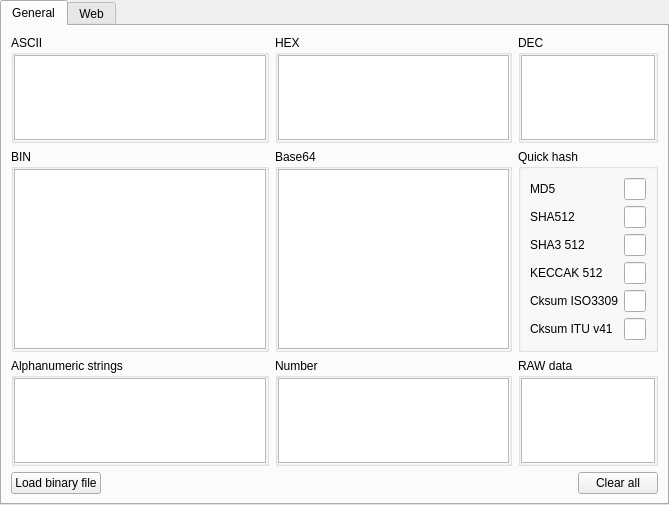
<?xml version="1.0" encoding="UTF-8"?>
<ui version="4.0">
 <class>Encoding</class>
 <widget class="QWidget" name="Encoding">
  <property name="geometry">
   <rect>
    <x>0</x>
    <y>0</y>
    <width>669</width>
    <height>505</height>
   </rect>
  </property>
  <property name="windowTitle">
   <string>Encoding</string>
  </property>
  <layout class="QGridLayout" name="gridLayout">
   <property name="leftMargin">
    <number>0</number>
   </property>
   <property name="topMargin">
    <number>0</number>
   </property>
   <property name="rightMargin">
    <number>0</number>
   </property>
   <property name="bottomMargin">
    <number>0</number>
   </property>
   <item row="0" column="0">
    <widget class="QTabWidget" name="encoding_TabName_General">
     <property name="currentIndex">
      <number>0</number>
     </property>
     <widget class="QWidget" name="encoding_TabName_General_2">
      <attribute name="title">
       <string>General</string>
      </attribute>
      <layout class="QGridLayout" name="gridLayout_35">
       <item row="0" column="0" colspan="2">
        <widget class="QGroupBox" name="groupBox_3">
         <property name="title">
          <string>ASCII</string>
         </property>
         <layout class="QGridLayout" name="gridLayout_15">
          <property name="leftMargin">
           <number>0</number>
          </property>
          <property name="topMargin">
           <number>0</number>
          </property>
          <property name="rightMargin">
           <number>0</number>
          </property>
          <property name="bottomMargin">
           <number>0</number>
          </property>
          <item row="0" column="0">
           <widget class="QTextEdit" name="textEdit_EncodeDecode_General_Ascii"/>
          </item>
         </layout>
        </widget>
       </item>
       <item row="0" column="2" colspan="2">
        <widget class="QGroupBox" name="groupBox_4">
         <property name="title">
          <string>HEX</string>
         </property>
         <layout class="QGridLayout" name="gridLayout_28">
          <property name="leftMargin">
           <number>0</number>
          </property>
          <property name="topMargin">
           <number>0</number>
          </property>
          <property name="rightMargin">
           <number>0</number>
          </property>
          <property name="bottomMargin">
           <number>0</number>
          </property>
          <item row="0" column="0">
           <widget class="QTextEdit" name="textEdit_EncodeDecode_General_HEX"/>
          </item>
         </layout>
        </widget>
       </item>
       <item row="0" column="4" colspan="2">
        <widget class="QGroupBox" name="groupBox_5">
         <property name="title">
          <string>DEC</string>
         </property>
         <layout class="QGridLayout" name="gridLayout_29">
          <property name="leftMargin">
           <number>0</number>
          </property>
          <property name="topMargin">
           <number>0</number>
          </property>
          <property name="rightMargin">
           <number>0</number>
          </property>
          <property name="bottomMargin">
           <number>0</number>
          </property>
          <item row="0" column="0">
           <widget class="QTextEdit" name="textEdit_EncodeDecode_General_DEC"/>
          </item>
         </layout>
        </widget>
       </item>
       <item row="1" column="0" colspan="2">
        <widget class="QGroupBox" name="groupBox_6">
         <property name="title">
          <string>BIN</string>
         </property>
         <layout class="QGridLayout" name="gridLayout_30">
          <property name="leftMargin">
           <number>0</number>
          </property>
          <property name="topMargin">
           <number>0</number>
          </property>
          <property name="rightMargin">
           <number>0</number>
          </property>
          <property name="bottomMargin">
           <number>0</number>
          </property>
          <item row="0" column="0">
           <widget class="QTextEdit" name="textEdit_EncodeDecode_General_BIN">
            <property name="html">
             <string>&lt;!DOCTYPE HTML PUBLIC &quot;-//W3C//DTD HTML 4.0//EN&quot; &quot;http://www.w3.org/TR/REC-html40/strict.dtd&quot;&gt;
&lt;html&gt;&lt;head&gt;&lt;meta name=&quot;qrichtext&quot; content=&quot;1&quot; /&gt;&lt;meta charset=&quot;utf-8&quot; /&gt;&lt;style type=&quot;text/css&quot;&gt;
p, li { white-space: pre-wrap; }
hr { height: 1px; border-width: 0; }
&lt;/style&gt;&lt;/head&gt;&lt;body style=&quot; font-family:'Segoe UI'; font-size:9pt; font-weight:400; font-style:normal;&quot;&gt;
&lt;p style=&quot;-qt-paragraph-type:empty; margin-top:0px; margin-bottom:0px; margin-left:0px; margin-right:0px; -qt-block-indent:0; text-indent:0px; font-family:'MS Shell Dlg 2'; font-size:8.25pt;&quot;&gt;&lt;br /&gt;&lt;/p&gt;&lt;/body&gt;&lt;/html&gt;</string>
            </property>
           </widget>
          </item>
         </layout>
        </widget>
       </item>
       <item row="1" column="2" colspan="2">
        <widget class="QGroupBox" name="groupBox_7">
         <property name="title">
          <string>Base64</string>
         </property>
         <layout class="QGridLayout" name="gridLayout_31">
          <property name="leftMargin">
           <number>0</number>
          </property>
          <property name="topMargin">
           <number>0</number>
          </property>
          <property name="rightMargin">
           <number>0</number>
          </property>
          <property name="bottomMargin">
           <number>0</number>
          </property>
          <item row="0" column="0">
           <widget class="QTextEdit" name="textEdit_EncodeDecode_General_Base64"/>
          </item>
         </layout>
        </widget>
       </item>
       <item row="1" column="4" colspan="2">
        <widget class="QGroupBox" name="groupBox">
         <property name="title">
          <string>Quick hash</string>
         </property>
         <layout class="QGridLayout" name="gridLayout_16">
          <item row="5" column="0">
           <widget class="QLabel" name="label_19">
            <property name="text">
             <string>Cksum ITU v41</string>
            </property>
           </widget>
          </item>
          <item row="5" column="1">
           <widget class="QLineEdit" name="encoding_lineEdit_CRC32">
            <property name="readOnly">
             <bool>true</bool>
            </property>
           </widget>
          </item>
          <item row="2" column="1">
           <widget class="QLineEdit" name="encoding_lineEdit_SHA3_512">
            <property name="readOnly">
             <bool>true</bool>
            </property>
           </widget>
          </item>
          <item row="0" column="1">
           <widget class="QLineEdit" name="encoding_lineEdit_MD5">
            <property name="readOnly">
             <bool>true</bool>
            </property>
           </widget>
          </item>
          <item row="2" column="0">
           <widget class="QLabel" name="label_13">
            <property name="text">
             <string>SHA3 512</string>
            </property>
           </widget>
          </item>
          <item row="3" column="1">
           <widget class="QLineEdit" name="encoding_lineEdit_KECCAK512">
            <property name="readOnly">
             <bool>true</bool>
            </property>
           </widget>
          </item>
          <item row="0" column="0">
           <widget class="QLabel" name="label_10">
            <property name="text">
             <string>MD5</string>
            </property>
           </widget>
          </item>
          <item row="1" column="0">
           <widget class="QLabel" name="label_11">
            <property name="text">
             <string>SHA512</string>
            </property>
           </widget>
          </item>
          <item row="4" column="1">
           <widget class="QLineEdit" name="encoding_lineEdit_CRC16">
            <property name="readOnly">
             <bool>true</bool>
            </property>
           </widget>
          </item>
          <item row="4" column="0">
           <widget class="QLabel" name="label_18">
            <property name="text">
             <string>Cksum ISO3309</string>
            </property>
           </widget>
          </item>
          <item row="1" column="1">
           <widget class="QLineEdit" name="encoding_lineEdit_SHA512">
            <property name="readOnly">
             <bool>true</bool>
            </property>
           </widget>
          </item>
          <item row="3" column="0">
           <widget class="QLabel" name="label_17">
            <property name="text">
             <string>KECCAK 512</string>
            </property>
           </widget>
          </item>
          <item row="6" column="1">
           <spacer name="verticalSpacer_2">
            <property name="orientation">
             <enum>Qt::Vertical</enum>
            </property>
            <property name="sizeHint" stdset="0">
             <size>
              <width>20</width>
              <height>40</height>
             </size>
            </property>
           </spacer>
          </item>
         </layout>
        </widget>
       </item>
       <item row="2" column="0" colspan="2">
        <widget class="QGroupBox" name="groupBox_8">
         <property name="title">
          <string>Alphanumeric strings</string>
         </property>
         <layout class="QGridLayout" name="gridLayout_32">
          <property name="leftMargin">
           <number>0</number>
          </property>
          <property name="topMargin">
           <number>0</number>
          </property>
          <property name="rightMargin">
           <number>0</number>
          </property>
          <property name="bottomMargin">
           <number>0</number>
          </property>
          <item row="0" column="0">
           <widget class="QTextEdit" name="textEdit_EncodeDecode_General_AlphanumericStrings">
            <property name="html">
             <string>&lt;!DOCTYPE HTML PUBLIC &quot;-//W3C//DTD HTML 4.0//EN&quot; &quot;http://www.w3.org/TR/REC-html40/strict.dtd&quot;&gt;
&lt;html&gt;&lt;head&gt;&lt;meta name=&quot;qrichtext&quot; content=&quot;1&quot; /&gt;&lt;meta charset=&quot;utf-8&quot; /&gt;&lt;style type=&quot;text/css&quot;&gt;
p, li { white-space: pre-wrap; }
hr { height: 1px; border-width: 0; }
&lt;/style&gt;&lt;/head&gt;&lt;body style=&quot; font-family:'Segoe UI'; font-size:9pt; font-weight:400; font-style:normal;&quot;&gt;
&lt;p style=&quot;-qt-paragraph-type:empty; margin-top:0px; margin-bottom:0px; margin-left:0px; margin-right:0px; -qt-block-indent:0; text-indent:0px; font-family:'MS Shell Dlg 2'; font-size:8.25pt;&quot;&gt;&lt;br /&gt;&lt;/p&gt;&lt;/body&gt;&lt;/html&gt;</string>
            </property>
           </widget>
          </item>
         </layout>
        </widget>
       </item>
       <item row="2" column="2" colspan="2">
        <widget class="QGroupBox" name="groupBox_9">
         <property name="title">
          <string>Number</string>
         </property>
         <layout class="QGridLayout" name="gridLayout_33">
          <property name="leftMargin">
           <number>0</number>
          </property>
          <property name="topMargin">
           <number>0</number>
          </property>
          <property name="rightMargin">
           <number>0</number>
          </property>
          <property name="bottomMargin">
           <number>0</number>
          </property>
          <item row="0" column="0">
           <widget class="QTextEdit" name="textEdit_EncodeDecode_General_Number"/>
          </item>
         </layout>
        </widget>
       </item>
       <item row="2" column="4" colspan="2">
        <widget class="QGroupBox" name="groupBox_10">
         <property name="title">
          <string>RAW data</string>
         </property>
         <layout class="QGridLayout" name="gridLayout_34">
          <property name="leftMargin">
           <number>0</number>
          </property>
          <property name="topMargin">
           <number>0</number>
          </property>
          <property name="rightMargin">
           <number>0</number>
          </property>
          <property name="bottomMargin">
           <number>0</number>
          </property>
          <item row="0" column="0">
           <widget class="QTextEdit" name="textEdit_EncodeDecode_General_RawData">
            <property name="enabled">
             <bool>true</bool>
            </property>
            <property name="readOnly">
             <bool>true</bool>
            </property>
            <property name="html">
             <string>&lt;!DOCTYPE HTML PUBLIC &quot;-//W3C//DTD HTML 4.0//EN&quot; &quot;http://www.w3.org/TR/REC-html40/strict.dtd&quot;&gt;
&lt;html&gt;&lt;head&gt;&lt;meta name=&quot;qrichtext&quot; content=&quot;1&quot; /&gt;&lt;meta charset=&quot;utf-8&quot; /&gt;&lt;style type=&quot;text/css&quot;&gt;
p, li { white-space: pre-wrap; }
hr { height: 1px; border-width: 0; }
&lt;/style&gt;&lt;/head&gt;&lt;body style=&quot; font-family:'Segoe UI'; font-size:9pt; font-weight:400; font-style:normal;&quot;&gt;
&lt;p style=&quot;-qt-paragraph-type:empty; margin-top:0px; margin-bottom:0px; margin-left:0px; margin-right:0px; -qt-block-indent:0; text-indent:0px; font-family:'MS Shell Dlg 2'; font-size:8.25pt;&quot;&gt;&lt;br /&gt;&lt;/p&gt;&lt;/body&gt;&lt;/html&gt;</string>
            </property>
           </widget>
          </item>
         </layout>
        </widget>
       </item>
       <item row="3" column="0">
        <widget class="QPushButton" name="pushButton_EncodeDecode_General_LoadBinary">
         <property name="text">
          <string>Load binary file</string>
         </property>
        </widget>
       </item>
       <item row="3" column="1">
        <spacer name="horizontalSpacer_4">
         <property name="orientation">
          <enum>Qt::Horizontal</enum>
         </property>
         <property name="sizeHint" stdset="0">
          <size>
           <width>248</width>
           <height>20</height>
          </size>
         </property>
        </spacer>
       </item>
       <item row="3" column="2">
        <spacer name="horizontalSpacer_2">
         <property name="orientation">
          <enum>Qt::Horizontal</enum>
         </property>
         <property name="sizeHint" stdset="0">
          <size>
           <width>289</width>
           <height>14</height>
          </size>
         </property>
        </spacer>
       </item>
       <item row="3" column="3" colspan="2">
        <spacer name="horizontalSpacer_3">
         <property name="orientation">
          <enum>Qt::Horizontal</enum>
         </property>
         <property name="sizeHint" stdset="0">
          <size>
           <width>247</width>
           <height>20</height>
          </size>
         </property>
        </spacer>
       </item>
       <item row="3" column="5">
        <widget class="QPushButton" name="pushButton_EncodeDecode_General_ClearAll">
         <property name="text">
          <string>Clear all</string>
         </property>
        </widget>
       </item>
      </layout>
     </widget>
     <widget class="QWidget" name="tab_11">
      <attribute name="title">
       <string>Web</string>
      </attribute>
      <layout class="QGridLayout" name="gridLayout_17">
       <item row="0" column="0">
        <widget class="QLabel" name="label_39">
         <property name="text">
          <string>URL Decoded</string>
         </property>
        </widget>
       </item>
       <item row="0" column="1">
        <widget class="QLabel" name="label_40">
         <property name="text">
          <string>URL Encoded</string>
         </property>
        </widget>
       </item>
       <item row="1" column="0">
        <widget class="QTextEdit" name="textEdit_EncodeDecode_UrlEncoded"/>
       </item>
       <item row="1" column="1">
        <widget class="QTextEdit" name="textEdit_EncodeDecode_UrlDecoded"/>
       </item>
       <item row="2" column="0">
        <widget class="QLabel" name="label_42">
         <property name="text">
          <string>HTML Decoded</string>
         </property>
        </widget>
       </item>
       <item row="2" column="1">
        <widget class="QLabel" name="label_41">
         <property name="text">
          <string>HTML Encoded</string>
         </property>
        </widget>
       </item>
       <item row="3" column="0">
        <widget class="QTextEdit" name="textEdit_EncodeDecode_HtmlDecoded"/>
       </item>
       <item row="3" column="1">
        <widget class="QTextEdit" name="textEdit_EncodeDecode_HtmlEncoded"/>
       </item>
      </layout>
     </widget>
    </widget>
   </item>
  </layout>
 </widget>
 <resources/>
 <connections/>
</ui>
